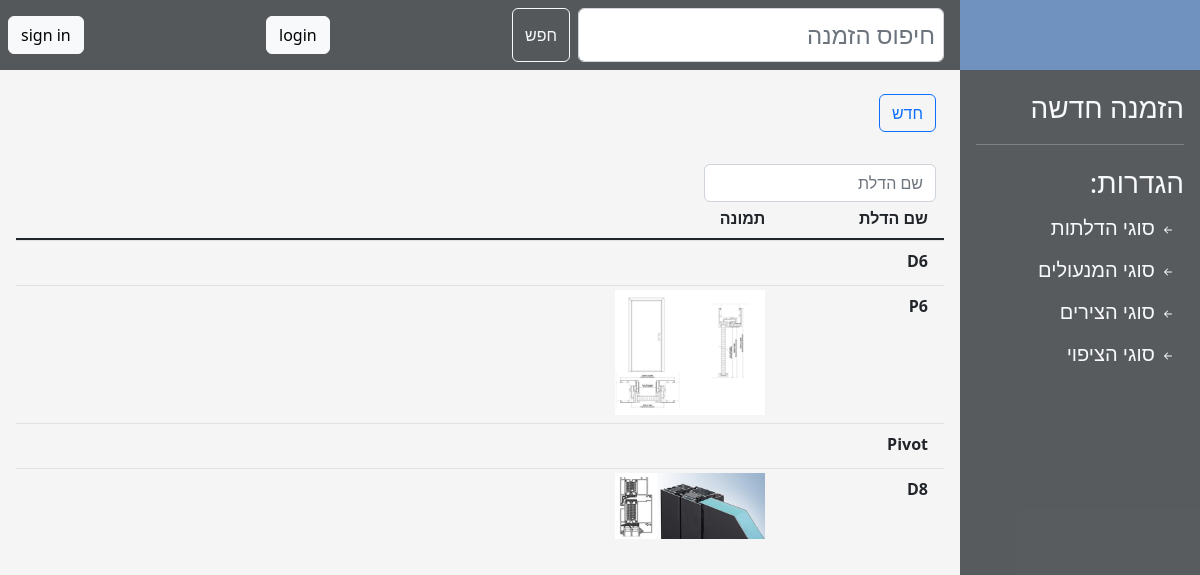
The app's page /doors, older data.
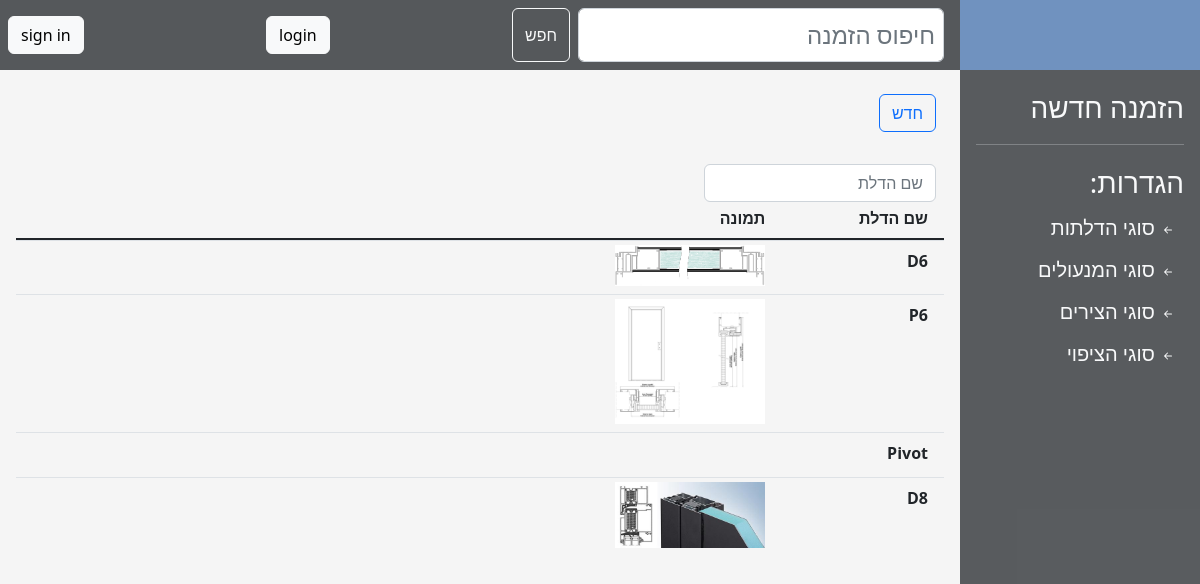
The same page, newer data.
### main/models.py (models this page shows, shortened)
class DoorType(models.Model):
    name = models.CharField(max_length=16, help_text="שם הדלת",
                            verbose_name="שם הדלת:", unique=True, null=False, )
    image = models.ImageField(upload_to='images/door_types/', default='',
                              help_text="תמונת הדלת", verbose_name="סקיצה:", blank=True,
                              validators=[validate_image_file_extension])
    height_calculation = models.DecimalField(max_digits=4, decimal_places=1, help_text="הפחתה בגובה",
                                             verbose_name="הפחתה בגובה:", null=False, default=0,
                                             validators=[MaxValueValidator(0)])
    width_calculation = models.DecimalField(max_digits=4, decimal_places=1, help_text="הפחתה ברוחב",
                                            verbose_name="הפחתה ברוחב:", null=False, default=0,
                                            validators=[MaxValueValidator(0)])
    covering_out_height_calculation = models.DecimalField(max_digits=4, decimal_places=1, help_text="הפחתה בגובה",
                                                          verbose_name="הפחתה בגובה:", null=False, default=0,
                                                          validators=[MaxValueValidator(0)])
    covering_out_width_calculation = models.DecimalField(max_digits=4, decimal_places=1, help_text="הפחתה ברוחב",
                                                         verbose_name="הפחתה ברוחב:", null=False, default=0,
                                                         validators=[MaxValueValidator(0)])
    covering_into_height_calculation = models.DecimalField(max_digits=4, decimal_places=1, help_text="הפחתה בגובה",
                                                           verbose_name="הפחתה בגובה:", null=False, default=0,
                                                           validators=[MaxValueValidator(0)])
    covering_into_width_calculation = models.DecimalField(max_digits=4, decimal_places=1, help_text="הפחתה ברוחב",
                                                          verbose_name="הפחתה ברוחב:", null=False, default=0,
                                                          validators=[MaxValueValidator(0)])
    binder_calculation = models.DecimalField(max_digits=4, decimal_places=1, help_text="הפחתה ברוחב",
                                             verbose_name="רוחבן:", null=False, default=0,
                                             validators=[MaxValueValidator(0)])

### main/views.py (the view)
# urls.py: path('doors', main.views.door_types, name='doors'),
def door_types(request):
    doors = DoorType.objects.all()
    form_error = None
    form = DoorTypeForm()
    if request.method == 'POST':
        form = DoorTypeForm(request.POST, request.FILES)
        if form.is_valid():
            form.save()
        else:
            form_error = True
    return render(request, 'doors.html', {'form': form, 'doors': doors, 'form_error': form_error})

### templates/doors.html (shortened to what this page needs)
{% extends 'generic_list.html' %}
{% block filter_placeholder %}שם הדלת{% endblock %}
{% block table %}
    <div class="row border-bottom border-dark border-2">
        <div class="col-2 pb-1 fw-bold lh-lg mx-1">שם הדלת</div>
        <div class="col-2 pb-1 fw-bold lh-lg mx-1">תמונה</div>
        <div class="w-25"></div>
        <div class="w-25"></div>
    </div>
    {% load static %}
    {% for door in doors %}
        <div>
            <div data-bs-toggle="collapse"
                 data-bs-target="#record_{{ door.id }}"
                 aria-expanded="true" aria-controls="record_{{ door.id }}" style="z-index: -1;"
                 class="row table-row border-top border-black-50 border-1 tr">
                <div class="col-2 pb-1 fw-bold lh-lg m-1">{{ door.name }}</div>
                <div class="col-2 pb-1 fw-bold lh-lg m-1">
                    {% if door.image %}
                        <img src="{{ door.image.url }}" class="img-fluid"
                             alt="..."
                             style="max-height: 200px; max-width: 150px">
                    {% endif %}
                </div>
            </div>
        </div>
    {% endfor %}
{% endblock %}

### templates/generic_list.html (shortened to what this page needs)
{% extends 'base.html' %}
{% block page %}
    <button class="btn btn-outline-primary m-2" type="button" data-bs-toggle="collapse"
            data-bs-target="#new_item_form" aria-expanded="false" aria-controls="new_item_form">
        חדש
    </button>
    <div class="col-3 mx-2">
        <input type="text" class="form-control filter m-0 mt-4" id="filter"
               placeholder="{% block filter_placeholder %}{% endblock %}">
    </div>
    <div class="container scroll">
        {% block table %}
        {% endblock %}
    </div>
{% endblock %}

### templates/base.html (shortened to what this page needs)
<!doctype html>
<html lang="he" dir="rtl">
<head>
    {% load static %}
    <link href="https://cdn.jsdelivr.net/npm/bootstrap@5.2.3/dist/css/bootstrap.min.css" rel="stylesheet"
>
    <link rel="stylesheet" href="{% static 'css/styles.css' %}">
</head>
<body class="d-flex">
<aside class="bg-dark bg-opacity-75 d-print-none">
    <div>
        <a href="{% url 'home' %}">
            <img src="{% static 'images/logo.jpg' %}" class="img-fluid" alt="logo">
        </a>
    </div>
    {% block sidepanel %}
        <div class="m-3 text-decoration-none text-light fs-3">
            <a href="{% url 'new_order' %}" class="text-decoration-none text-light">הזמנה חדשה</a>
            <hr>
            <p class="m-0 p-0">הגדרות:</p>
            <div class="mx-2">
                <a href="{% url 'doors' %}" class="text-decoration-none text-light fs-5 link">
                    <svg xmlns="http://www.w3.org/2000/svg" width="16" height="16" fill="currentColor"
                         class="bi bi-arrow-left-short" viewBox="0 0 16 16">
                        <path fill-rule="evenodd"
                              d="M12 8a.5.5 0 0 1-.5.5H5.707l2.147 2.146a.5.5 0 0 1-.708.708l-3-3a.5.5 0 0 1 0-.708l3-3a.5.5 0 1 1 .708.708L5.707 7.5H11.5a.5.5 0 0 1 .5.5z"></path>
                    </svg>
                    סוגי הדלתות</a>
            </div>
            <div class="mx-2">
                <a href="{% url 'locks' %}" class="text-decoration-none text-light fs-5 link">
                    <svg xmlns="http://www.w3.org/2000/svg" width="16" height="16" fill="currentColor"
                         class="bi bi-arrow-left-short" viewBox="0 0 16 16">
                        <path fill-rule="evenodd"
                              d="M12 8a.5.5 0 0 1-.5.5H5.707l2.147 2.146a.5.5 0 0 1-.708.708l-3-3a.5.5 0 0 1 0-.708l3-3a.5.5 0 1 1 .708.708L5.707 7.5H11.5a.5.5 0 0 1 .5.5z"></path>
                    </svg>
                    סוגי המנעולים</a>
            </div>
            <div class="mx-2">
                <a href="{% url 'hinges' %}" class="text-decoration-none text-light fs-5 link">
                    <svg xmlns="http://www.w3.org/2000/svg" width="16" height="16" fill="currentColor"
                         class="bi bi-arrow-left-short" viewBox="0 0 16 16">
                        <path fill-rule="evenodd"
                              d="M12 8a.5.5 0 0 1-.5.5H5.707l2.147 2.146a.5.5 0 0 1-.708.708l-3-3a.5.5 0 0 1 0-.708l3-3a.5.5 0 1 1 .708.708L5.707 7.5H11.5a.5.5 0 0 1 .5.5z"></path>
                    </svg>
                    סוגי הצירים</a>
            </div>
            <div class="mx-2">
                <a href="{% url 'covering' %}" class="text-decoration-none text-light fs-5 link">
                    <svg xmlns="http://www.w3.org/2000/svg" width="16" height="16" fill="currentColor"
                         class="bi bi-arrow-left-short" viewBox="0 0 16 16">
                        <path fill-rule="evenodd"
                              d="M12 8a.5.5 0 0 1-.5.5H5.707l2.147 2.146a.5.5 0 0 1-.708.708l-3-3a.5.5 0 0 1 0-.708l3-3a.5.5 0 1 1 .708.708L5.707 7.5H11.5a.5.5 0 0 1 .5.5z"></path>
                    </svg>
                    סוגי הציפוי</a>
            </div>
        </div>
    {% endblock %}
</aside>
<div class="page flex-fill">
    <nav class="navbar bg-dark bg-opacity-75 m-0 p-2 sticky-top d-print-none">
        <div class="container-fluid m-0 p-0">
            <form class="d-flex" role="search" method="post" action="{% url 'search_order' %}">
                <input name="search-field" class="form-control mx-2 fs-4 p-2" type="search" placeholder="חיפוס הזמנה"
                       aria-label="Search">
                <button class="btn btn-outline-light" type="submit">חפש</button>
            </form>
            <a href="{% url 'login' %}" class="btn btn-light">login</a>
            <a href="{% url 'register' %}" class="btn btn-light">sign in</a>
        </div>
    </nav>
    <div class="container p-3">
        {% block page %}
        {% endblock %}
    </div>
</div>
</body>
</html>

### static/css/styles.css (style rules this page uses)
body { margin: 0; padding: 0; height: 100vh; display: block; }
aside { width: 15rem; }
.page { background-color: whitesmoke; overflow: auto; }
.btn { z-index: 10; }
.link { transition: margin-right 0.2s; }

Row changes from the older to the newer data that the page shows:
changed DoorType (number 1 of 4 on the later page): image: picture added
